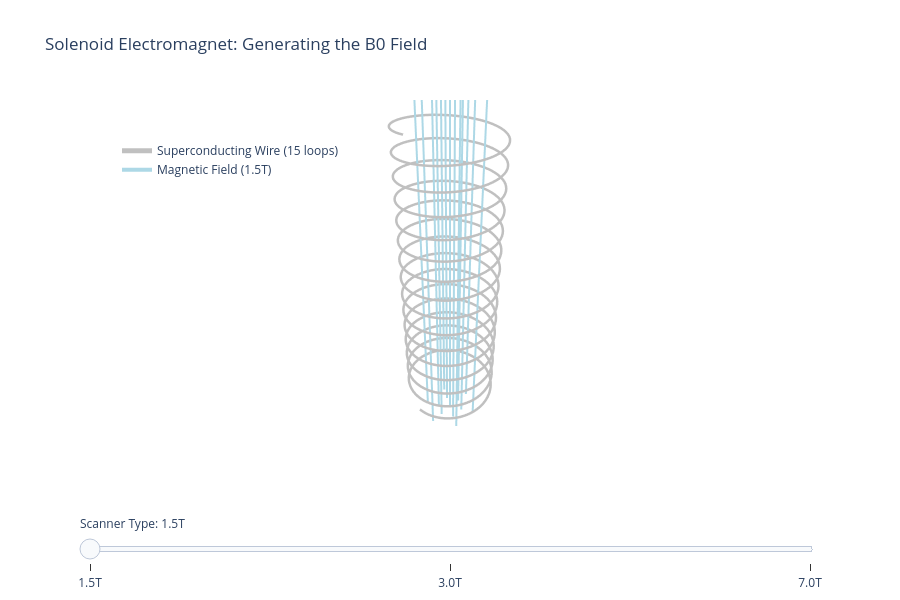

The notebook cell saved with this chart:
### Code cell
#| label: fig3

import numpy as np
import plotly.graph_objects as go

# 1. Setup the basic geometry
r_coil = 1.0
z_length = 4.0

# States representing different MRI field strengths
# Increasing B0 means more loops (N) and more current (I)
states = [
    {"b0": "1.5T", "loops": 15, "field_color": "lightblue", "line_width": 4},
    {"b0": "3.0T", "loops": 30, "field_color": "royalblue", "line_width": 8},
    {"b0": "7.0T", "loops": 60, "field_color": "red",       "line_width": 16}
]

frames = []
steps = []

for state in states:
    # Generate the wire helix (Solenoid)
    t = np.linspace(-z_length/2, z_length/2, 1000)
    x_coil = r_coil * np.cos(2 * np.pi * state["loops"] * (t - t[0]) / z_length)
    y_coil = r_coil * np.sin(2 * np.pi * state["loops"] * (t - t[0]) / z_length)
    z_coil = t
    
    coil_trace = go.Scatter3d(
        x=x_coil, y=y_coil, z=z_coil,
        mode='lines',
        line=dict(color='silver', width=5),
        name=f"Superconducting Wire ({state['loops']} loops)"
    )
    
    # Generate the magnetic field lines inside the bore
    field_lines = []
    # Create a bundle of lines in the center
    for radius in [0, 0.3, 0.6]:
        for angle in np.linspace(0, 2*np.pi, 6 if radius > 0 else 1, endpoint=False):
            x_f = [radius * np.cos(angle), radius * np.cos(angle)]
            y_f = [radius * np.sin(angle), radius * np.sin(angle)]
            z_f = [-z_length/1.5, z_length/1.5]
            
            field_lines.append(go.Scatter3d(
                x=x_f, y=y_f, z=z_f,
                mode='lines',
                line=dict(color=state["field_color"], width=state["line_width"]),
                showlegend=False,
                hoverinfo='skip'
            ))
            
    # Dummy trace for the legend of the field lines
    field_legend = go.Scatter3d(
        x=[None], y=[None], z=[None],
        mode='lines',
        line=dict(color=state["field_color"], width=state["line_width"]),
        name=f"Magnetic Field ({state['b0']})"
    )
    
    frame_data = [coil_trace, field_legend] + field_lines
    frames.append(go.Frame(data=frame_data, name=state["b0"]))
    
    steps.append(dict(
        method="animate",
        args=[[state["b0"]], {"mode": "immediate", "frame": {"duration": 600, "redraw": True}, "transition": {"duration": 300}}],
        label=state["b0"]
    ))

# 3. Layout Configuration
fig = go.Figure(data=frames[0].data, frames=frames)

fig.update_layout(
    scene=dict(
        xaxis=dict(visible=False, range=[-1.5, 1.5]),
        yaxis=dict(visible=False, range=[-1.5, 1.5]),
        zaxis=dict(visible=False, range=[-2.5, 2.5]),
        aspectmode='data'
    ),
    sliders=[dict(active=0, currentvalue={"prefix": "Scanner Type: "}, pad={"t": 50}, steps=steps)],
    height=600,
    title="Solenoid Electromagnet: Generating the B0 Field",
    legend=dict(x=0.05, y=0.9)
)

fig

### Figure 1 — Plotly figure (JSON) as saved in the notebook; plotly's stock layout.template omitted (floating-point values rounded to 4 significant figures; data arrays with more than 128 entries replaced by an {"elided": "..."} marker saying what was removed)
{"data": [{"line": {"color": "silver", "width": 5}, "mode": "lines", "name": "Superconducting Wire (15 loops)", "type": "scatter3d", "x": {"elided": "1000 float values"}, "y": {"elided": "1000 float values"}, "z": {"elided": "1000 float values"}}, {"line": {"color": "lightblue", "width": 4}, "mode": "lines", "name": "Magnetic Field (1.5T)", "type": "scatter3d", "x": [null], "y": [null], "z": [null]}, {"hoverinfo": "skip", "line": {"color": "lightblue", "width": 4}, "mode": "lines", "showlegend": false, "type": "scatter3d", "x": [0, 0], "y": [0, 0], "z": [-2.667, 2.667]}, {"hoverinfo": "skip", "line": {"color": "lightblue", "width": 4}, "mode": "lines", "showlegend": false, "type": "scatter3d", "x": [0.3, 0.3], "y": [0, 0], "z": [-2.667, 2.667]}, {"hoverinfo": "skip", "line": {"color": "lightblue", "width": 4}, "mode": "lines", "showlegend": false, "type": "scatter3d", "x": [0.15, 0.15], "y": [0.2598, 0.2598], "z": [-2.667, 2.667]}, {"hoverinfo": "skip", "line": {"color": "lightblue", "width": 4}, "mode": "lines", "showlegend": false, "type": "scatter3d", "x": [-0.15, -0.15], "y": [0.2598, 0.2598], "z": [-2.667, 2.667]}, {"hoverinfo": "skip", "line": {"color": "lightblue", "width": 4}, "mode": "lines", "showlegend": false, "type": "scatter3d", "x": [-0.3, -0.3], "y": [3.674e-17, 3.674e-17], "z": [-2.667, 2.667]}, {"hoverinfo": "skip", "line": {"color": "lightblue", "width": 4}, "mode": "lines", "showlegend": false, "type": "scatter3d", "x": [-0.15, -0.15], "y": [-0.2598, -0.2598], "z": [-2.667, 2.667]}, {"hoverinfo": "skip", "line": {"color": "lightblue", "width": 4}, "mode": "lines", "showlegend": false, "type": "scatter3d", "x": [0.15, 0.15], "y": [-0.2598, -0.2598], "z": [-2.667, 2.667]}, {"hoverinfo": "skip", "line": {"color": "lightblue", "width": 4}, "mode": "lines", "showlegend": false, "type": "scatter3d", "x": [0.6, 0.6], "y": [0, 0], "z": [-2.667, 2.667]}, {"hoverinfo": "skip", "line": {"color": "lightblue", "width": 4}, "mode": "lines", "showlegend": false, "type": "scatter3d", "x": [0.3, 0.3], "y": [0.5196, 0.5196], "z": [-2.667, 2.667]}, {"hoverinfo": "skip", "line": {"color": "lightblue", "width": 4}, "mode": "lines", "showlegend": false, "type": "scatter3d", "x": [-0.3, -0.3], "y": [0.5196, 0.5196], "z": [-2.667, 2.667]}, {"hoverinfo": "skip", "line": {"color": "lightblue", "width": 4}, "mode": "lines", "showlegend": false, "type": "scatter3d", "x": [-0.6, -0.6], "y": [7.348e-17, 7.348e-17], "z": [-2.667, 2.667]}, {"hoverinfo": "skip", "line": {"color": "lightblue", "width": 4}, "mode": "lines", "showlegend": false, "type": "scatter3d", "x": [-0.3, -0.3], "y": [-0.5196, -0.5196], "z": [-2.667, 2.667]}, {"hoverinfo": "skip", "line": {"color": "lightblue", "width": 4}, "mode": "lines", "showlegend": false, "type": "scatter3d", "x": [0.3, 0.3], "y": [-0.5196, -0.5196], "z": [-2.667, 2.667]}], "layout": {"height": 600, "legend": {"x": 0.05, "y": 0.9}, "scene": {"aspectmode": "data", "xaxis": {"range": [-1.5, 1.5], "visible": false}, "yaxis": {"range": [-1.5, 1.5], "visible": false}, "zaxis": {"range": [-2.5, 2.5], "visible": false}}, "sliders": [{"active": 0, "currentvalue": {"prefix": "Scanner Type: "}, "pad": {"t": 50}, "steps": [{"args": [["1.5T"], {"frame": {"duration": 600, "redraw": true}, "mode": "immediate", "transition": {"duration": 300}}], "label": "1.5T", "method": "animate"}, {"args": [["3.0T"], {"frame": {"duration": 600, "redraw": true}, "mode": "immediate", "transition": {"duration": 300}}], "label": "3.0T", "method": "animate"}, {"args": [["7.0T"], {"frame": {"duration": 600, "redraw": true}, "mode": "immediate", "transition": {"duration": 300}}], "label": "7.0T", "method": "animate"}]}], "title": {"text": "Solenoid Electromagnet: Generating the B0 Field"}}}
